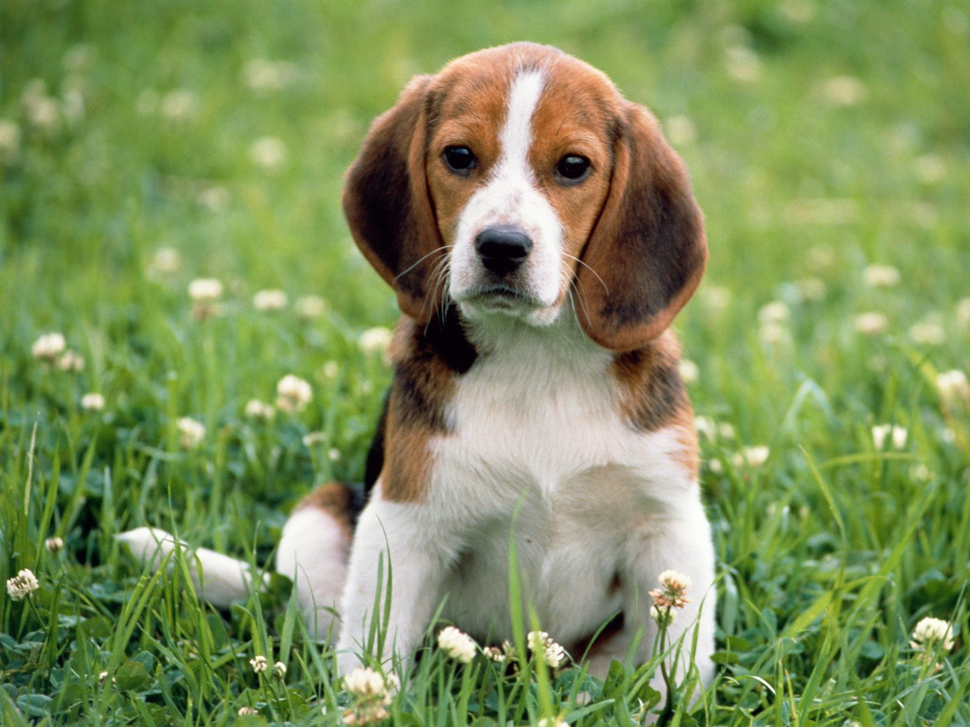
#> input picture GpuPostProcess/file.png, 970 x 727 px, shrunk from 1600 x 1200 before the run
$ python -i CartoonFeatures.py   (imports and definitions only)   (older library calls are emulated)
#> lines starting #> are read from the running program, lines starting #| are printed output that depends on the picture
#> further down, picture is the input picture: shape (727, 970, 3); mean B, G, R 91.2, 144.6, 126.3
# -*- coding: utf-8 -*-
"""
Features for detecting "Cartoon like Images".
References :

"Detecting Cartoons : A Cast study in automatic video-Genre classification", Ph.D Work. T. Ianeva


@author: Amit
"""

import cv2
import numpy as np
import pdb
import zlib

# Return the average image saturation
# Input: Img- BGR image (CV2 - standard)
# Return Saturation Average

def Get_AvgSat_BrightnessThreshold(Img_BGR,BrightnessThreshold):
    # Convert to HSV
    Img_HSV     = cv2.cvtColor(Img_BGR,cv2.COLOR_BGR2HSV);

    # Average Saturation
    AvgSaturation= np.average(Img_HSV[:,:,1]);  #2nd channel, 0 indexing

    # Average percent of pixels above specified Brightness threshold
    Intensity = Img_HSV[:,:,2];
    IntensityAboveThreshold = Intensity[Intensity > BrightnessThreshold];
    ThresholdBrightness = 1.0*IntensityAboveThreshold.size/np.prod(Img_HSV.shape[0:2]);

    return AvgSaturation,ThresholdBrightness

# Measure of how compressible is the image
def ImgCompressability(Img_BGR):
    TotalElements = Img_BGR.size;
    Compressed = zlib.compress(Img_BGR,6);  # 6th level compression
    Compression = Compressed.__sizeof__()/Img_BGR.size;
    return Compression

# Compute the color histogram
def ColorHist(Img_BGR,NumberOfBins=[3,3,5]):
    # Convert to HSV
    Img_HSV     = cv2.cvtColor(Img_BGR,cv2.COLOR_BGR2HSV);
    # Computer color histogram
    ColorHist = cv2.calcHist([Img_HSV],[0,1,2],None,NumberOfBins,[0,256,0,256,0,256]) # Upper range is exclusive
    ColorHist = ColorHist/np.sum(ColorHist);    # Normalize
    return ColorHist


# Compute Edge Histogram
# Input: Img_BGR (in BGR), Number of Bins for Magnitude and angles
def EdgeHist(Img_BGR, NumberOfBins=[5,8], EdgeRange =[[0, 10],[-180, 180]],MaxMagnitude = 10 ):
    # Convert to gray scale
#> called with MaxMagnitude = 10
    Img_Gray     = cv2.cvtColor(Img_BGR,cv2.COLOR_BGR2GRAY); # Not converting to
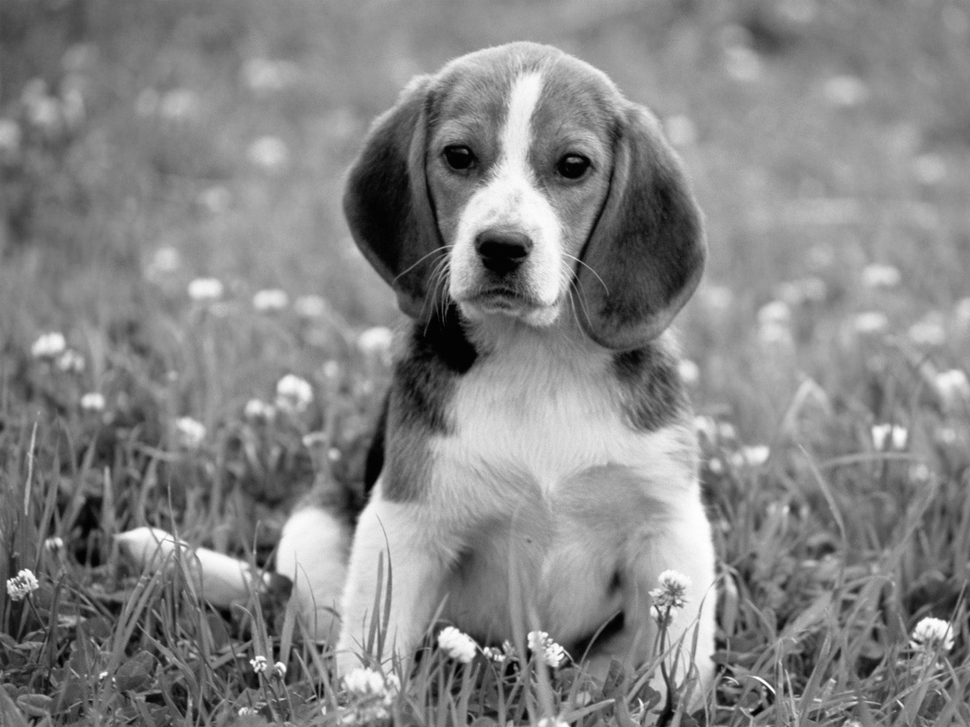
#> Img_Gray: shape (727, 970); min 0, max 254, mean 133
    # Extract gradient with sobel filters
    ddepth = cv2.CV_16S; # Output depth
    dx,dy = 1,1;    # Gradient order
    ImgGrad_X   = cv2.Sobel(Img_Gray,ddepth,1,0).astype('float32'); # Graident in X direction
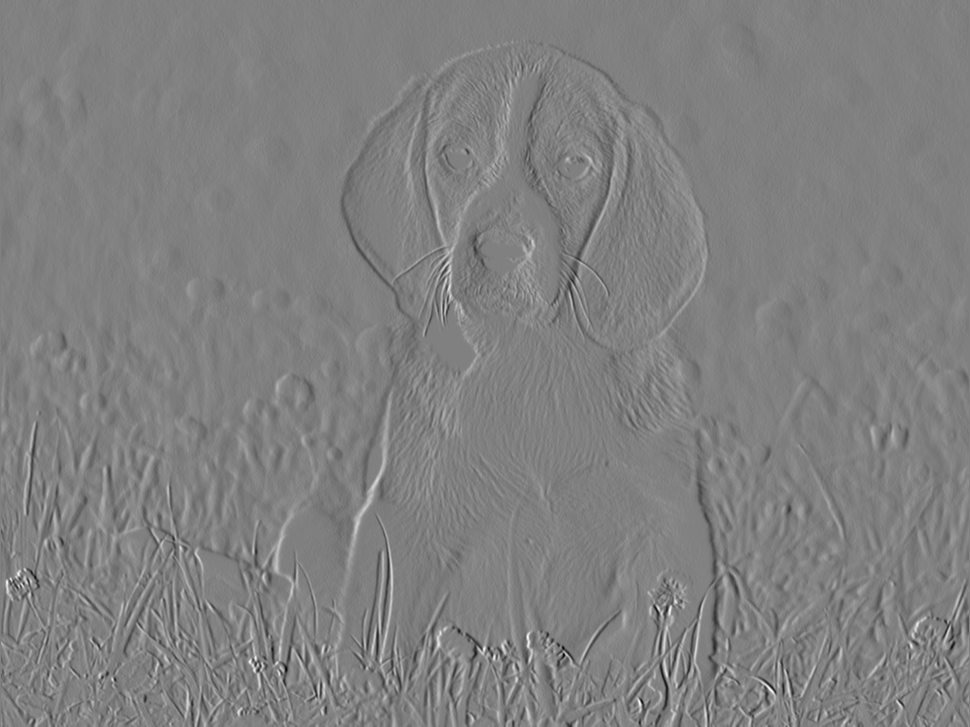
#> ImgGrad_X: shape (727, 970) float32; min -600, max 591, mean 0.2; drawn with min black and max white
    ImgGrad_Y   = cv2.Sobel(Img_Gray,ddepth,0,1).astype('float32'); # Graident in Y direction
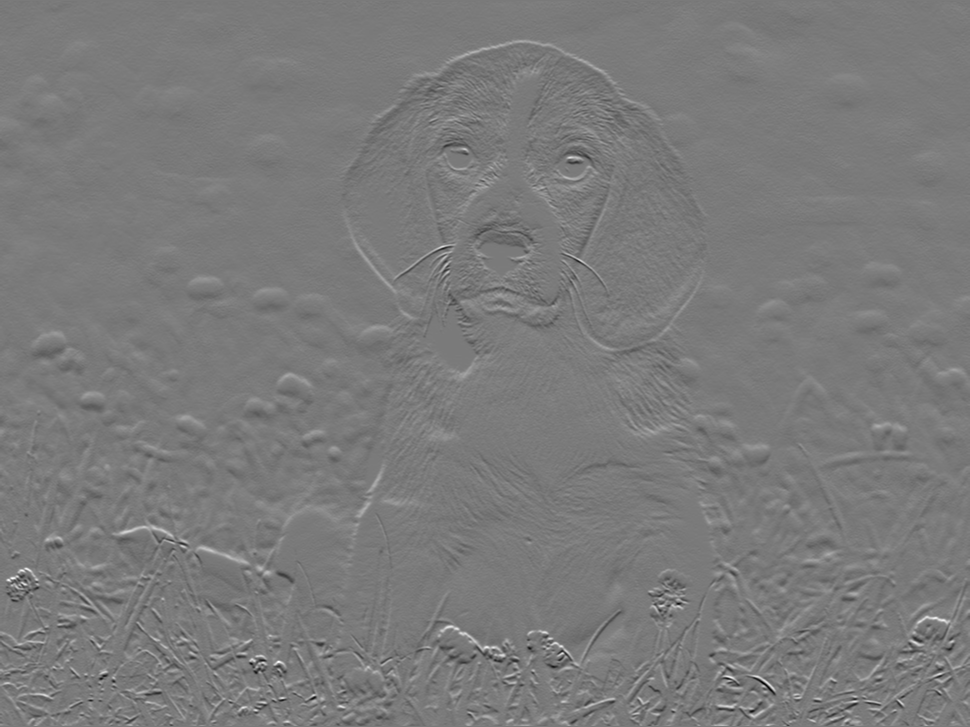
#> ImgGrad_Y: shape (727, 970) float32; min -596, max 640, mean -0.2; drawn with min black and max white
    # Interestingly if you dont convert to float32, the calculation of gradient is not correct

    # Calculate gradient magnitude and angle
    Grad_Magnitude = np.sqrt(np.square(ImgGrad_X)+np.square(ImgGrad_Y));
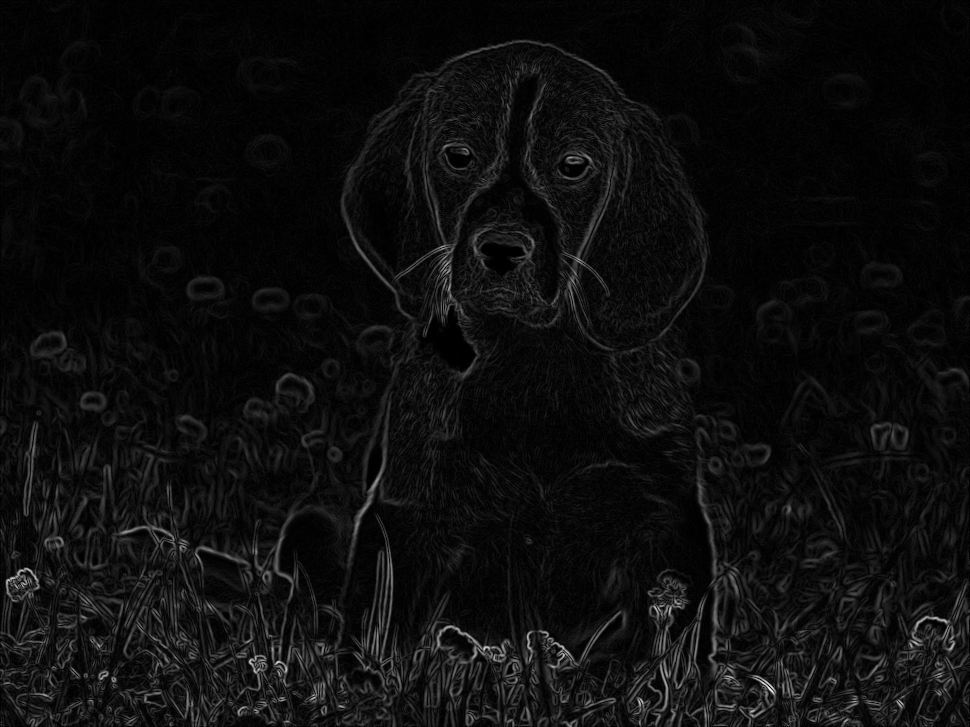
#> Grad_Magnitude: shape (727, 970) float32; min 0, max 792.2, mean 43.3; drawn with min black and max white
    Grad_Angle = (180./np.pi)*np.arctan2(ImgGrad_X,ImgGrad_Y);
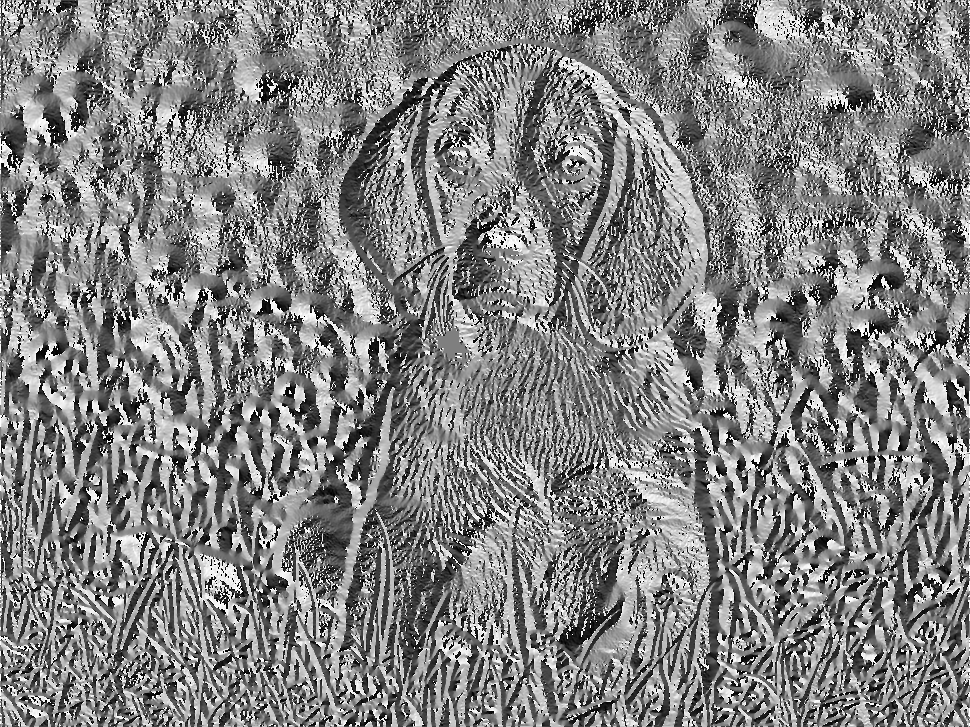
#> Grad_Angle: shape (727, 970) float32; min -179.8, max 180, mean 3.1; drawn with min black and max white
    Grad_Magnitude[Grad_Magnitude > MaxMagnitude] = MaxMagnitude;
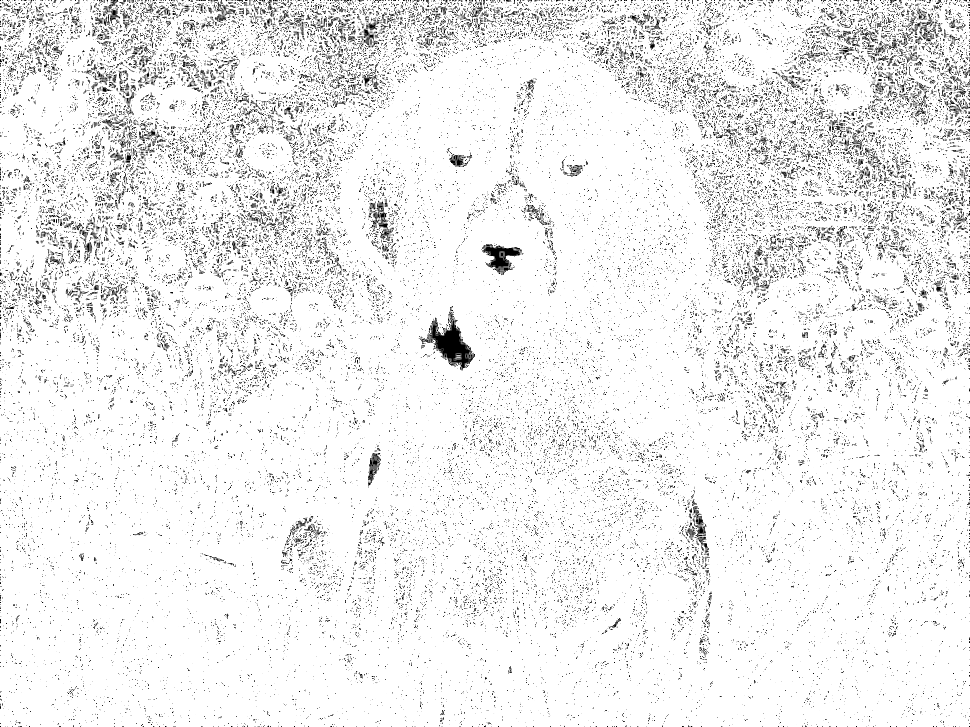
#> Grad_Magnitude: shape (727, 970) float32; min 0, max 10, mean 9.34; drawn with min black and max white

    # Calculate gradient magnitude / angle histogram (open cv option is a magnitude faster)
    S = Grad_Magnitude.shape;
#> S = (727, 970)
    GradHist = np.ndarray((S[0],S[1],2),dtype=Grad_Angle.dtype)
    GradHist[:,:,0] = Grad_Magnitude;
    GradHist[:,:,1] = Grad_Angle;
    H = cv2.calcHist([GradHist],[0,1],None,NumberOfBins,[0,MaxMagnitude,-180,180]);
    H = H/np.sum(H);    # Normalize
    return H

    # Numpy option below (x10 slower)
    #H,xe,ye =np.histogram2d(Grad_Magnitude.ravel(),Grad_Angle.ravel(),NumberOfBins,EdgeRange,True)
    #H = np.asarray(H);
    #return H


def IsCartoon(Img):

    Img_HSV     = cv2.cvtColor(Img,cv2.COLOR_BGR2HSV);
    # Average Saturatio


>>> import cv2
>>> picture = cv2.imread('../../GpuPostProcess/file.png')
>>> result = EdgeHist(picture)
